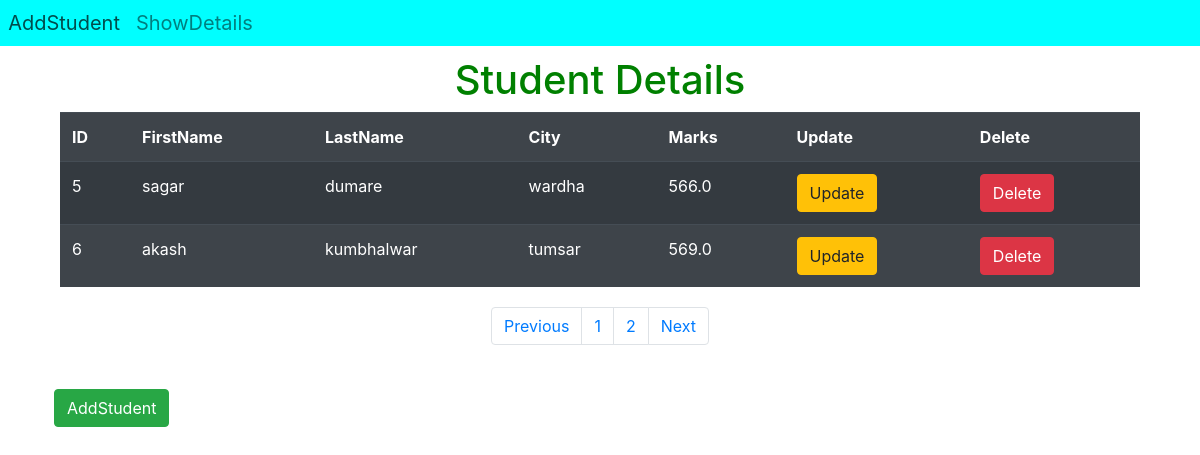
The app's page /student/show/?page=2 with its own data.
### StudentApp/models.py (models this page shows, shortened)
class Student(models.Model):
    fname=models.CharField(max_length=40)
    lname=models.CharField(max_length=40)
    city=models.CharField(max_length=40)
    marks=models.FloatField()

### StudentApp/views.py (the view)
# urls.py: path('show/',showStudentView,name='show_student'),
def showStudentView(request):
    student_list = Student.objects.all()
    paginator = Paginator(student_list,4)    #(object_list, per_page, orphans=0, allow_empty_first_page=True)
    page_number = request.GET.get('page')
    page_obj = paginator.get_page(page_number)
    template_name = 'StudentApp/showStudent.html'
    context = {'page_obj':page_obj}
    return render(request, template_name, context)

### template/StudentApp/showStudent.html (shortened to what this page needs)
{% extends "layoutPage.html" %}
{% block content %}
    <h1 style="text-align:center;color:green">Student Details</h1>
    <table class="table table-striped table-dark" style="width:90%;margin:auto">
        <tr >
            <th>ID</th>
            <th>FirstName</th>
            <th>LastName</th>
            <th>City</th>
            <th>Marks</th>
            <th>Update</th>
            <th>Delete</th>
        </tr>
        {% for student in page_obj %}
            <tr >
                <td>{{student.id}}</td>
                <td>{{student.fname}}</td>
                <td>{{student.lname}}</td>
                <td>{{student.city}}</td>
                <td>{{student.marks}}</td>
                <td><a href="{% url 'update_data' student.id %}"><button class="btn btn-warning">Update</button></a></td>
                <td><a href="{% url 'delete_data' student.id %}"><button class="btn btn-danger">Delete</button></a></td>
            </tr>
        {% endfor %}
    </table>
    <ul class="pagination justify-content-center" style="margin:20px 0">
      {% if page_obj.has_previous %}
        <li class="page-item"><a class="page-link" href="?page={{ page_obj.previous_page_number }}">Previous</a></li>
      {% else %}
        <li class="page-item"><a class="page-link" href="">Previous</a></li>
      {% endif %}
      {% for i in page_obj.paginator.page_range %}
        <li class="page-item"><a class="page-link" href="?page={{i}}">{{i}}</a></li>
      {% endfor %}
      {% if page_obj.has_next %}
        <li class="page-item"><a class="page-link" href="?page={{ page_obj.next_page_number }}">Next</a></li>
      {% else %}
        <li class="page-item"><a class="page-link" href="">Next</a></li>
      {% endif %}
    </ul>
    <br>
    <a  href="{% url 'add_student' %}"><button class="btn btn-success" style="margin-left:4.5%">AddStudent</button></a>
{% endblock %}

### records on screen
Student: id "5", fname "sagar", lname "dumare", city "wardha", marks "566.0"
Student: id "6", fname "akash", lname "kumbhalwar", city "tumsar", marks "569.0"

### other values on screen
{{ i }} "1" "2"
